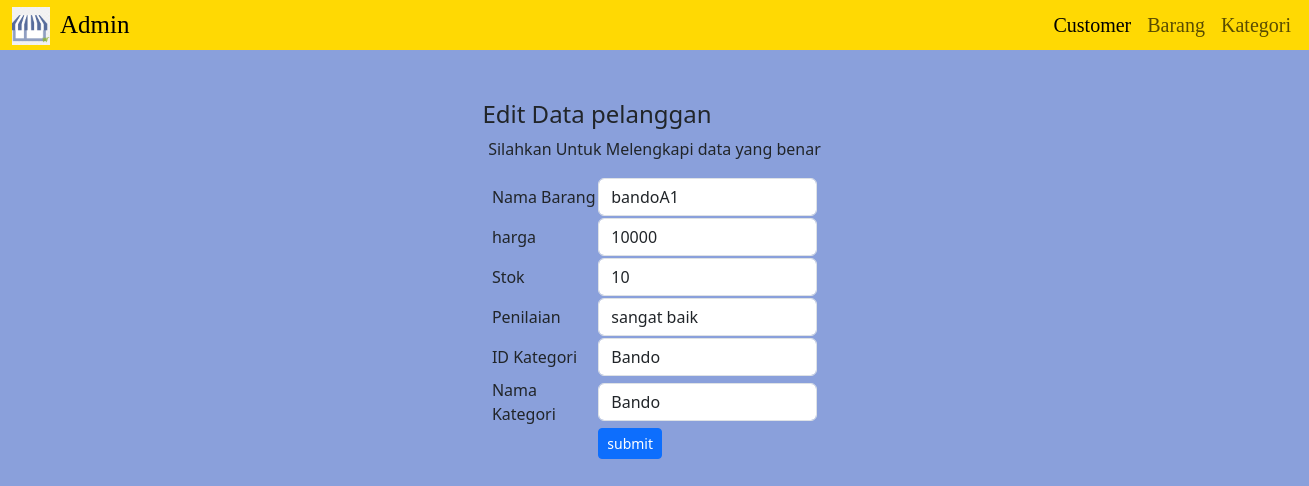
The app's page /tokoaksesoris/barang/edit.php?id=1 with its own data.
### tables this page shows
CREATE TABLE `barang` (
  `id` int(11) NOT NULL,
  `nama_barang` varchar(50) DEFAULT NULL,
  `harga` int(30) DEFAULT NULL,
  `stok` int(30) DEFAULT NULL,
  `penilaian` varchar(20) DEFAULT NULL,
  `kategori_id` int(20) DEFAULT NULL
);

### tokoaksesoris/barang/edit.php (the view, shortened to what this page needs)
<!DOCTYPE html>
<html lang="en">
<head>
    <link href="https://cdn.jsdelivr.net/npm/bootstrap@5.3.2/dist/css/bootstrap.min.css" rel="stylesheet">
</head>
<?php
include("connection.php");
$id = $_GET['id'];
$barangs = mysqli_query($connection, " SELECT barang.id, barang.nama_barang, barang.harga, barang.stok, barang.penilaian, barang.kategori_id, kategori.nama_kategori
FROM barang
INNER JOIN kategori ON barang.kategori_id = kategori.id WHERE barang.id = '$id'");
foreach ($barangs as $barang) {
    $nama_barang = $barang['nama_barang'];
    $harga = $barang['harga'];
    $stok = $barang['stok'];
    $penilaian = $barang['penilaian'];
}
?>
<body style="background-color: #8aa0db;">
    <nav class="navbar navbar-expand-lg bg-body-#ffd903;" style="background-color: #ffd903; height: 50px;">
        <div class="container-fluid">
            <img src="penjualan.png" alt="Logo" width="70" height="40" style="padding-top: 2px; ">
            <a class="navbar-brand" href="#" style="margin-left: 10px; font-family:Times New Roman;font-size: 25px;">Admin</a>
            <div class="collapse navbar-collapse" id="navbarNavAltMarkup">
                <div class="navbar-nav">
                    <a class="nav-link active" aria-current="page" href="http://localhost/Tugas_php/Sesi29/index.php" style="margin-left: 900px; font-family:Times New Roman; font-size: 20px;">Customer</a>
                    <a class="nav-link" href="http://localhost/Tugas_php/Sesi29/barang/index.php" style="font-family:Times New Roman; font-size: 20px;">Barang</a>
                    <a class="nav-link" href="http://localhost/Tugas_php/Sesi29/kategori/index.php" style="font-family:Times New Roman; font-size: 20px;">Kategori</a>
                </div>
            </div>
        </div>
    </nav>
    <form name="editForm" action="proses_edit_barang.php?id=<?php echo $id; ?>" method="post" onsubmit="return validateForm();">
        <h4 style="margin-top: 50px;  text-align: center; margin-right: 115px;">Edit Data pelanggan</h4>
        <p style="text-align: center; ">Silahkan Untuk Melengkapi data yang benar</p>
        <table width="25%" align="center">
            <tr>
                <td>
                    Nama Barang
                </td>
                <td><input type="text" name="nama_barang" class="form-control" value="<?php echo $nama_barang; ?>"></td>
            </tr>
            <tr>
                <td>
                    harga
                </td>
                <td><input type="number" name="harga" class="form-control" value="<?php echo $harga; ?>"></td>
            </tr>
            <tr>
                <td>
                    Stok
                </td>
                <td><input type="number" name="stok" class="form-control" value="<?php echo $stok; ?>"></td>
            </tr>
            <tr>
                <td>
                    Penilaian
                </td>
                <td><input type="text" name="penilaian" class="form-control" value="<?php echo $penilaian; ?>"></td>
            </tr>
            <tr>
                <td>
                    ID Kategori
                </td>
                <td>
                    <select name="kategori_id" class="form-control">
                        <?php
                        $query = mysqli_query($connection, "SELECT * FROM kategori");
                        if (mysqli_num_rows($query) > 0) {
                            while ($data = mysqli_fetch_array($query)) {
                                echo "<option value='" . $data["kategori_id"] . "'>" . $data["nama_kategori"] . "</option>";
                            }
                        } else {
                            echo "<option value=''>No items available</option>";
                        }
                        ?>
                    </select>
                </td>
            </tr>
            <tr>
                <td>
                    Nama Kategori
                </td>
                <td>
                <select name="nama_kategori" class="form-control">
                        <?php
                        $query = mysqli_query($connection, "SELECT * FROM kategori");
                        if (mysqli_num_rows($query) > 0) {
                            while ($data = mysqli_fetch_array($query)) {
                                echo "<option value='" . $data["kategori_id"] . "'>" . $data["nama_kategori"] . "</option>";
                            }
                        } else {
                            echo "<option value=''>No items available</option>";
                        }
                        ?>
                    </select>
                </td>
            </tr>
            <td></td>
            <td> <input type="submit" name="submit" value="submit" class="btn btn-primary btn-sm"></td>
        </table>
    </form>
</body>
</html>

### records on screen
barang: nama_barang "bandoA1", harga "10000", stok "10", penilaian "sangat baik"

### other values on screen
form field kategori_id "Bando"
form field nama_kategori "Bando"
